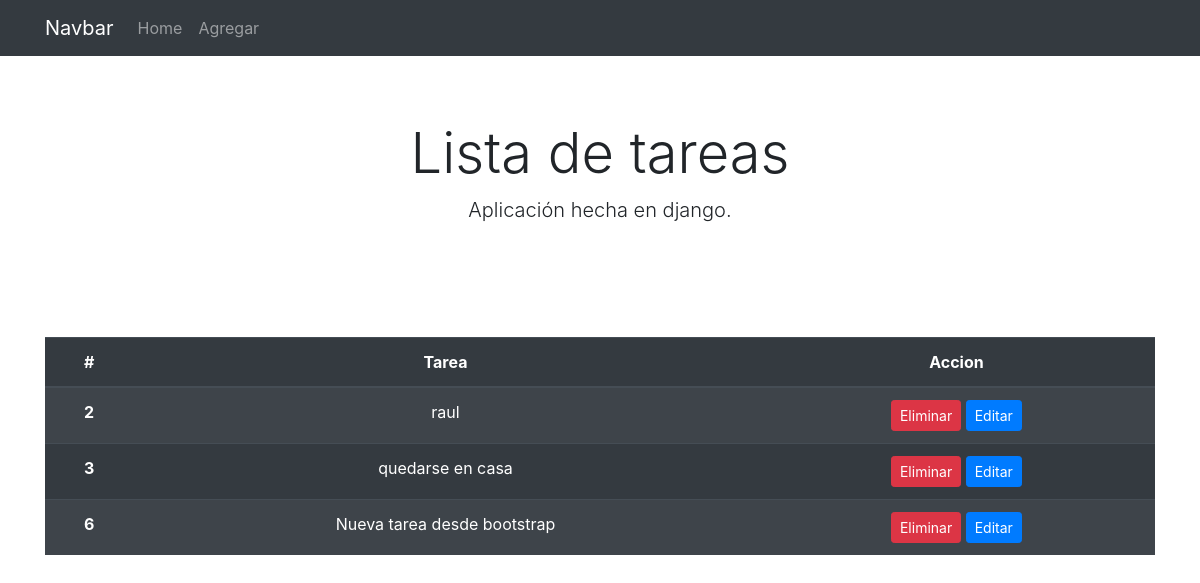
/, run on an earlier commit of the app's database.
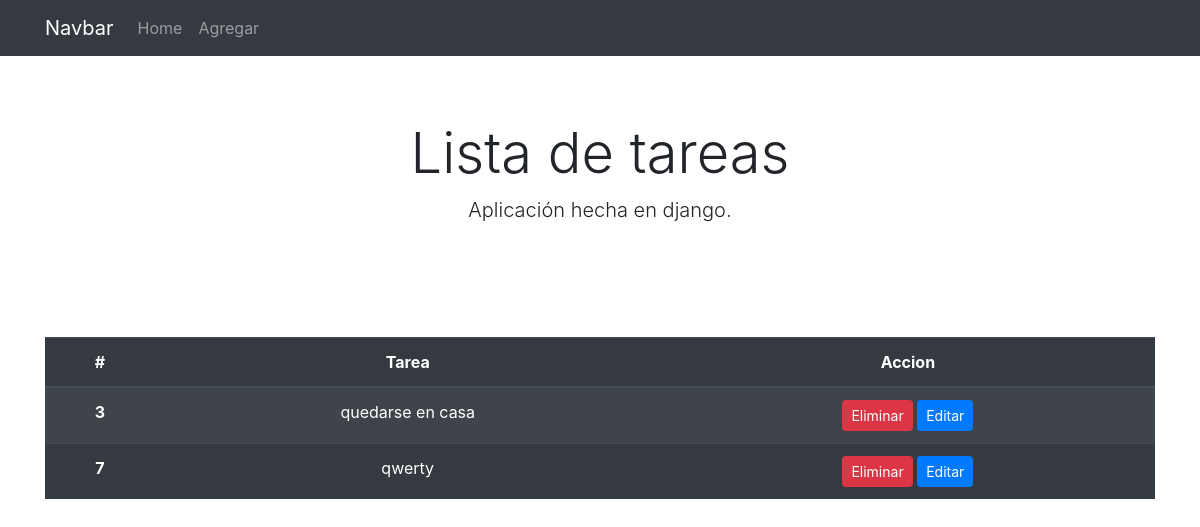
And on a later commit of the database.
### todo/models.py (models this page shows)
class Tarea(models.Model):
    tarea = models.CharField(max_length=100)
    def __str__(self):
        return self.tarea

### todo/views.py (the view)
# urls.py: 2. Add a URL to urlpatterns:  path('', views.home, name='home')
def home(request):
    tareas = Tarea.objects.all()
    context = {'tareas':tareas}
    return render(request, 'todo/home.html',context)

### todo/templates/todo/home.html
{% extends 'todo/layout.html' %}
{% block content %}
<div class="container text-center">
    <table class="table table-striped table-dark">
    <thead>
        <tr>
        <th scope="col">#</th>
        <th scope="col">Tarea</th>
        <th scope="col">Accion</th>
        </tr>
    </thead>
    <tbody>
        {% for tarea in tareas %}
        <tr>
            <th scope="row">{{tarea.id}}</th>
            <td>{{tarea}}</td>
            <td>
                <a class="btn btn-danger btn-sm" href="{% url 'eliminar' tarea.id %}">Eliminar</a>
                <a class="btn btn-primary btn-sm" href="{% url 'editar' tarea.id %}">Editar</a>
            </td>
        </tr>
        {% endfor %}
    </tbody>
    </table>
</div>
{% endblock %}

What changed in the data, as far as the page shows it:
removed Tarea: id "2", tarea "raul"
removed Tarea: id "6", tarea "Nueva tarea desde bootstrap"
added Tarea: id "7", tarea "qwerty"
